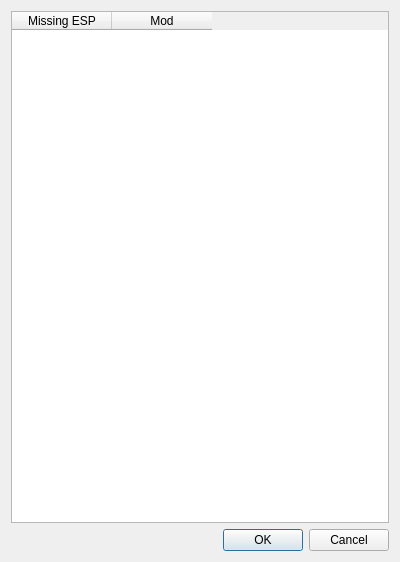
<?xml version="1.0" encoding="UTF-8"?>
<ui version="4.0">
 <class>ActivateModsDialog</class>
 <widget class="QDialog" name="ActivateModsDialog">
  <property name="geometry">
   <rect>
    <x>0</x>
    <y>0</y>
    <width>400</width>
    <height>562</height>
   </rect>
  </property>
  <property name="windowTitle">
   <string>Activate Mods</string>
  </property>
  <layout class="QVBoxLayout" name="verticalLayout">
   <item>
    <widget class="QTableWidget" name="modsTable">
     <property name="toolTip">
      <string>This is a list of esps, esms, and esls that were active when the save game was created.</string>
     </property>
     <property name="whatsThis">
      <string>&lt;!DOCTYPE HTML PUBLIC &quot;-//W3C//DTD HTML 4.0//EN&quot; &quot;http://www.w3.org/TR/REC-html40/strict.dtd&quot;&gt;
&lt;html&gt;&lt;head&gt;&lt;meta name=&quot;qrichtext&quot; content=&quot;1&quot; /&gt;&lt;style type=&quot;text/css&quot;&gt;
p, li { white-space: pre-wrap; }
&lt;/style&gt;&lt;/head&gt;&lt;body style=&quot; font-family:'MS Shell Dlg 2'; font-size:8.25pt; font-weight:400; font-style:normal;&quot;&gt;
&lt;p style=&quot; margin-top:0px; margin-bottom:0px; margin-left:0px; margin-right:0px; -qt-block-indent:0; text-indent:0px;&quot;&gt;&lt;span style=&quot; font-size:8pt;&quot;&gt;This is a list of esps, esms, and esls that were active when the save game was created.&lt;/span&gt;&lt;/p&gt;
&lt;p style=&quot; margin-top:0px; margin-bottom:0px; margin-left:0px; margin-right:0px; -qt-block-indent:0; text-indent:0px;&quot;&gt;&lt;span style=&quot; font-size:8pt;&quot;&gt;For each esp, the right column contains the mod (or mods) that can be enabled to make the missing esps/esms available.&lt;/span&gt;&lt;/p&gt;
&lt;p style=&quot;-qt-paragraph-type:empty; margin-top:0px; margin-bottom:0px; margin-left:0px; margin-right:0px; -qt-block-indent:0; text-indent:0px;&quot;&gt;&lt;/p&gt;
&lt;p style=&quot; margin-top:0px; margin-bottom:0px; margin-left:0px; margin-right:0px; -qt-block-indent:0; text-indent:0px;&quot;&gt;&lt;span style=&quot; font-size:8pt;&quot;&gt;If you hit Ok, all the mods selected in the right columns and all missing esps that have become available will be activated.&lt;/span&gt;&lt;/p&gt;&lt;/body&gt;&lt;/html&gt;</string>
     </property>
     <property name="columnCount">
      <number>2</number>
     </property>
     <column>
      <property name="text">
       <string>Missing ESP</string>
      </property>
     </column>
     <column>
      <property name="text">
       <string>Mod</string>
      </property>
     </column>
    </widget>
   </item>
   <item>
    <widget class="QDialogButtonBox" name="buttonBox">
     <property name="orientation">
      <enum>Qt::Horizontal</enum>
     </property>
     <property name="standardButtons">
      <set>QDialogButtonBox::Cancel|QDialogButtonBox::Ok</set>
     </property>
     <property name="centerButtons">
      <bool>false</bool>
     </property>
    </widget>
   </item>
  </layout>
 </widget>
 <resources/>
 <connections>
  <connection>
   <sender>buttonBox</sender>
   <signal>accepted()</signal>
   <receiver>ActivateModsDialog</receiver>
   <slot>accept()</slot>
   <hints>
    <hint type="sourcelabel">
     <x>248</x>
     <y>254</y>
    </hint>
    <hint type="destinationlabel">
     <x>157</x>
     <y>274</y>
    </hint>
   </hints>
  </connection>
  <connection>
   <sender>buttonBox</sender>
   <signal>rejected()</signal>
   <receiver>ActivateModsDialog</receiver>
   <slot>reject()</slot>
   <hints>
    <hint type="sourcelabel">
     <x>316</x>
     <y>260</y>
    </hint>
    <hint type="destinationlabel">
     <x>286</x>
     <y>274</y>
    </hint>
   </hints>
  </connection>
 </connections>
</ui>
